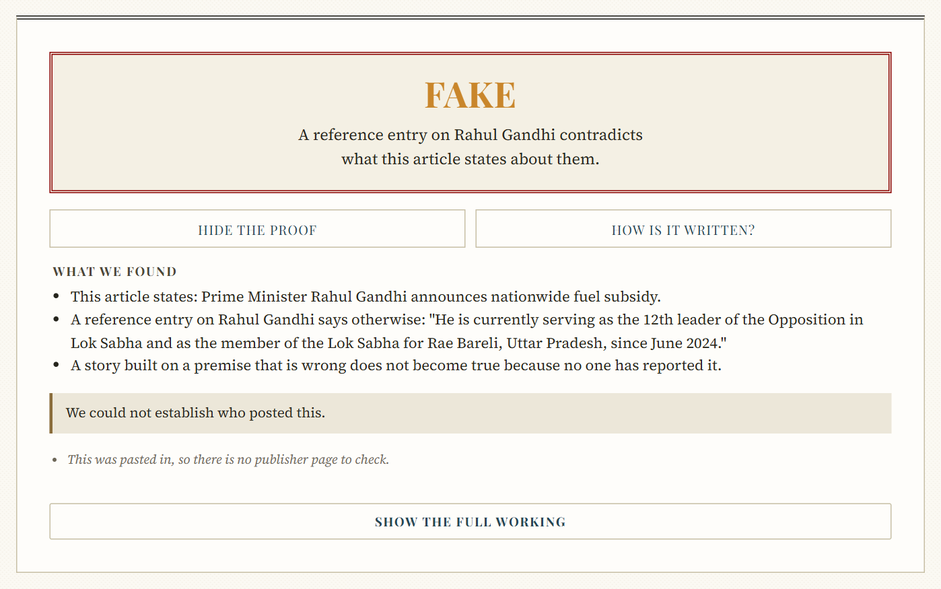
#> input picture docs/builders/report/shots/check_fake.png, 941 x 589 px, shrunk from 1398 x 875 before the run
$ python paper_figures.py
#> lines starting #> are read from the running program, lines starting #| are printed output that depends on the picture
"""Figures for the NICOM paper, drawn in a plain print style: white boxes, thin black lines,
grey fills, Times New Roman. Every number plotted comes from docs/measurements.md or
backend/data/taskRouting.json."""
import json
import os

import matplotlib
matplotlib.use('Agg')
import matplotlib.pyplot as plt
from matplotlib.patches import FancyBboxPatch, Rectangle
from PIL import Image, ImageChops, ImageOps

HERE = os.path.dirname(os.path.abspath(__file__))
OUT = os.path.join(HERE, 'figs')
os.makedirs(OUT, exist_ok=True)
SHOTS = os.path.join(HERE, '..', 'report', 'shots')
ROUTING = os.path.join(HERE, '..', '..', '..', 'backend', 'data', 'taskRouting.json')

plt.rcParams.update({
    'font.family': 'Times New Roman',
    'mathtext.fontset': 'stix',
    'font.size': 10,
    'axes.linewidth': 0.8,
    'axes.edgecolor': '#222222',
    'xtick.color': '#222222',
    'ytick.color': '#222222',
    'savefig.dpi': 300,
})
INK = '#1a1a1a'
PANEL = 'white'


def save(fig, name):
    path = os.path.join(OUT, name)
    fig.savefig(path, bbox_inches='tight', pad_inches=0.04, facecolor='white')
    plt.close(fig)
    im = Image.open(path).convert('RGB')
    bg = Image.new('RGB', im.size, 'white')
    box = ImageChops.difference(im, bg).getbbox()
    if box:
        pad = 12
        im = im.crop((max(0, box[0] - pad), max(0, box[1] - pad), min(im.width, box[2] + pad), min(im.height, box[3] + pad)))
    im.save(path)
    print('saved', name, im.size)


def box(ax, x, y, w, h, text, size=9.5, fill='white', bold=False, lw=0.9, italic=False, rounded=True):
    style = 'round,pad=0,rounding_size=1.2' if rounded else 'square,pad=0'
    ax.add_patch(FancyBboxPatch((x, y), w, h, boxstyle=style, linewidth=lw, edgecolor=INK, facecolor=fill))
    ax.text(x + w / 2, y + h / 2, text, ha='center', va='center', fontsize=size, color=INK,
            fontweight='bold' if bold else 'normal', style='italic' if italic else 'normal', linespacing=1.25)


def arrow(ax, x1, y1, x2, y2):
    ax.annotate('', xy=(x2, y2), xytext=(x1, y1),
                arrowprops=dict(arrowstyle='-|>', color=INK, lw=0.9, mutation_scale=9, shrinkA=0, shrinkB=0))


def line(ax, xs, ys):
    ax.plot(xs, ys, color=INK, lw=0.9, solid_capstyle='butt')


def canvas(w_in, h_in, xmax, ymax):
    fig, ax = plt.subplots(figsize=(w_in, h_in))
    ax.set_xlim(0, xmax)
    ax.set_ylim(0, ymax)
    ax.axis('off')
    return fig, ax


# ----------------------------------------------------------------------------- Figure 1
def framework():
    fig, ax = canvas(6.5, 4.6, 100, 71)
    # the two families of evidence
    for x0, title, items in ((2, 'Controlled by the author',
                              ['Headline wording', 'Tone and slant', 'Persuasion techniques',
                               'How sources are attributed']),
                             (53, 'Outside the author\u2019s control',
                              ['Independent outlets reporting it', 'Reference entries on named people',
                               'Publisher identity from the address'])):
        ax.add_patch(Rectangle((x0, 37), 45, 32, linewidth=0.9, edgecolor=INK, facecolor=PANEL))
        ax.text(x0 + 22.5, 65.6, title, ha='center', va='center', fontsize=10.5, fontweight='bold', color=INK)
        n = len(items)
        top, bottom = 62.0, 38.2
        gap = (top - bottom - n * 4.6) / (n + 1)
        for i, it in enumerate(items):
            y = top - (i + 1) * gap - (i + 1) * 4.6
            box(ax, x0 + 2, y, 41, 4.6, it, size=9.3)
    # what each family may do
    box(ax, 4, 22, 41, 9, 'Counts only against the story\n$W^{\\dagger} = \\max(0,\\, W)$', size=9.5)
    box(ax, 55, 22, 41, 9, 'Counts for or against the story\n$W$ admitted in both directions', size=9.5)
    arrow(ax, 24.5, 37, 24.5, 31)
    arrow(ax, 75.5, 37, 75.5, 31)
    # combination
    box(ax, 17, 9.5, 66, 7.5, 'Weight of evidence:  logit $P$ = logit $\\pi$ + $\\Sigma\\,W$,  then calibrated', size=9.5,
        fill=PANEL)
    line(ax, [24.5, 24.5], [22, 19.5]); line(ax, [75.5, 75.5], [22, 19.5]); line(ax, [24.5, 75.5], [19.5, 19.5])
    arrow(ax, 50, 19.5, 50, 17)
    box(ax, 17, 0.5, 66, 6.5, 'Probability of fabrication, verdict and the grounds behind it', size=9.5)
    arrow(ax, 50, 9.5, 50, 7)
    save(fig, 'fig1_framework.png')
#> in save, `fig.savefig(path, bbox_inches='tight', pad_inches=0.04, facecolor='whi..`:
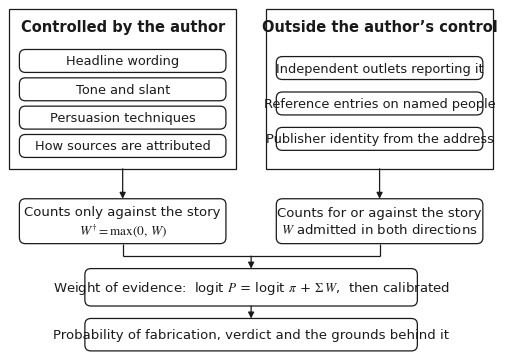
#> figure drawn by matplotlib, 1 panel
#> in save, `im = Image.open(path).convert('RGB')`:
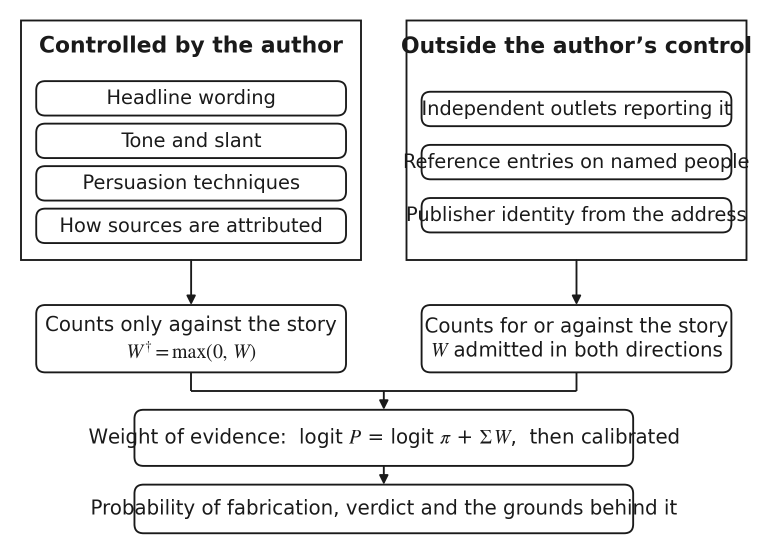
#> im: PIL image 1535x1086 RGB (shown at 1/2 size); min 26, max 255, mean 232.5
#> in save, `bg = Image.new('RGB', im.size, 'white')`: bg: PIL image 1535x1086 RGB; every value is 255
#> in save, `box = ImageChops.difference(im, bg).getbbox()`: box = (40, 39, 1501, 1069)
#| saved fig1_framework.png (1485, 1054)


# ----------------------------------------------------------------------------- Figure 2
def pipeline():
    fig, ax = canvas(6.5, 7.6, 100, 117)
    inputs = [('Article link', 'publisher page'), ('Pasted text', 'used as given'),
              ('Screenshot', 'read by OCR'), ('Video link', 'caption track')]
    w, gap = 22, (100 - 4 * 22) / 5
    xs = [gap + i * (w + gap) for i in range(4)]
    for x, (a, b) in zip(xs, inputs):
        box(ax, x, 104, w, 9.5, f'{a}\n$\\it{{{b.replace(" ", "~")}}}$', size=9.5)
        arrow(ax, x + w / 2, 104, x + w / 2, 99.5)
    line(ax, [xs[0] + w / 2, xs[-1] + w / 2], [99.5, 99.5])
    arrow(ax, 50, 99.5, 50, 96)
    box(ax, 15, 89, 70, 7, 'Common form: text, headline and where the item came from', size=9.5, fill=PANEL)
    arrow(ax, 50, 89, 50, 84)
    box(ax, 22, 74, 56, 10, 'Admissibility check\nDoes it assert something checkable?', size=9.5)
    # refusal branch
    box(ax, 83, 74, 16, 10, 'Declined,\nwith what\nis missing', size=9)
    arrow(ax, 78, 79, 83, 79)
    ax.text(80.5, 79.8, 'no', ha='center', va='bottom', fontsize=8.5, style='italic', color=INK)
    ax.text(51.5, 70.6, 'yes', ha='left', va='center', fontsize=8.5, style='italic', color=INK)
    line(ax, [50, 50], [74, 67.5])
    checks = ['Corroboration\nclaims searched,\neach independent\noutlet counted once',
              'Premise check\nnamed people and\nbodies looked up in\nan encyclopedia',
              'Publisher identity\nweb address, ratings\nand domain age',
              'Writing checks\nclickbait, slant,\npersuasion and\ntransparency']
    cx = [gap + i * (w + gap) for i in range(4)]
    line(ax, [cx[0] + w / 2, cx[-1] + w / 2], [67.5, 67.5])
    for x, t in zip(cx, checks):
        arrow(ax, x + w / 2, 67.5, x + w / 2, 64)
        box(ax, x, 48, w, 16, t, size=9)
        line(ax, [x + w / 2, x + w / 2], [48, 44])
    line(ax, [cx[0] + w / 2, cx[-1] + w / 2], [44, 44])
    arrow(ax, 50, 44, 50, 40.5)
    box(ax, 15, 32.5, 70, 8, 'Weight of evidence: one-sided rule, correlation damping\nand calibration', size=9.5,
        fill=PANEL)
    arrow(ax, 50, 32.5, 50, 28)
    box(ax, 15, 21, 70, 7, 'Ordered verdict rules, each stating why it fired', size=9.5)
    arrow(ax, 50, 21, 50, 16.5)
    box(ax, 15, 8, 70, 8.5, 'Report to the reader: verdict, probability,\ngrounds and the quoted text behind them', size=9.5)
    save(fig, 'fig2_pipeline.png')
#> call 2 of save, with name = 'fig2_pipeline.png'
#> in save (call 2), `fig.savefig(path, bbox_inches='tight', pad_inches=0.04, facecolor='whi..`:
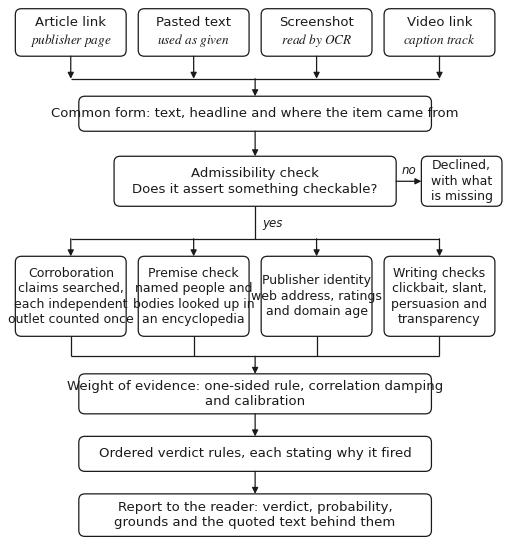
#> figure drawn by matplotlib, 1 panel
#> in save (call 2), `im = Image.open(path).convert('RGB')`:
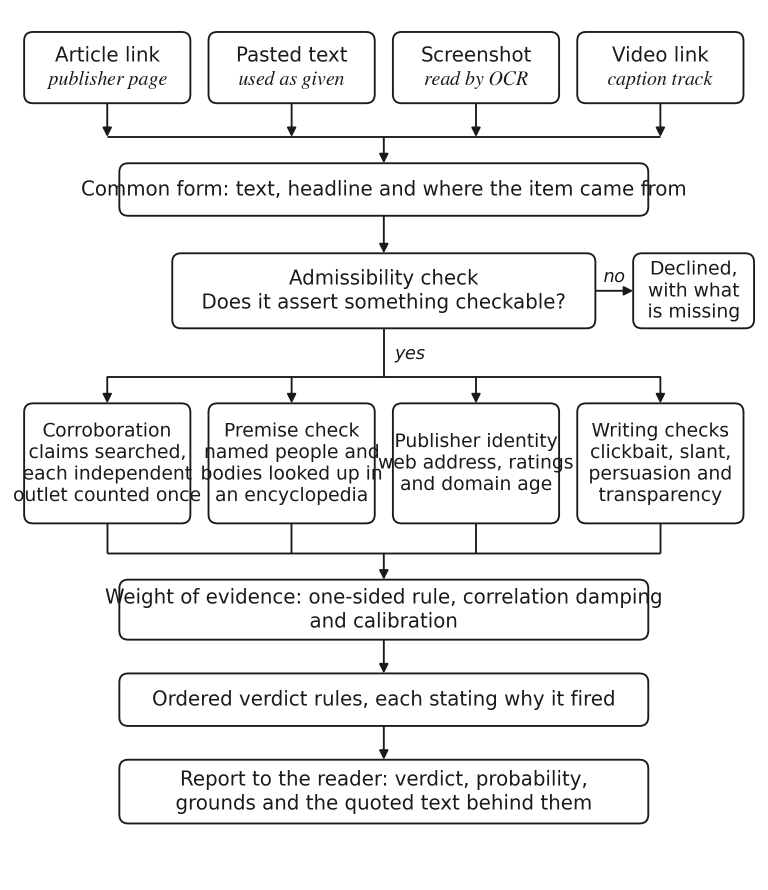
#> im: PIL image 1535x1779 RGB (shown at 1/2 size); min 26, max 255, mean 238.4
#> in save (call 2), `bg = Image.new('RGB', im.size, 'white')`: bg: PIL image 1535x1779 RGB; every value is 255
#> in save (call 2), `box = ImageChops.difference(im, bg).getbbox()`: box = (28, 62, 1511, 1649)
#| saved fig2_pipeline.png (1507, 1611)


# ----------------------------------------------------------------------------- Figure 3
def heldout():
    legacy = {'Accuracy': 0.958, 'ROC-AUC': 0.978, 'Precision\n(accusing)': 0.968,
              'ECE': 0.237, 'ECE\n(accusing)': 0.267, 'Brier\nscore': 0.101}
    ours = {'Accuracy': 0.950, 'ROC-AUC': 0.951, 'Precision\n(accusing)': 0.967,
            'ECE': 0.246, 'ECE\n(accusing)': 0.152, 'Brier\nscore': 0.117}
    fig, (a1, a2) = plt.subplots(1, 2, figsize=(6.5, 2.9), gridspec_kw={'wspace': 0.32})
    for ax, keys, lim, title in ((a1, ['Accuracy', 'ROC-AUC', 'Precision\n(accusing)'], (0.80, 1.0),
                                  '(a) Higher is better'),
                                 (a2, ['ECE', 'ECE\n(accusing)', 'Brier\nscore'], (0.0, 0.30), '(b) Lower is better')):
        idx = range(len(keys))
        bw = 0.36
        b1 = ax.bar([i - 0.2 for i in idx], [legacy[k] for k in keys], bw, color='white', edgecolor=INK,
                    lw=0.7, label='Hand-weighted baseline')
        b2 = ax.bar([i + 0.2 for i in idx], [ours[k] for k in keys], bw, color='#4a4a4a', edgecolor=INK,
                    lw=0.7, label='Proposed (as deployed)')
        for bars in (b1, b2):
            for b in bars:
                ax.text(b.get_x() + b.get_width() / 2, b.get_height() + (lim[1] - lim[0]) * 0.012,
                        f'{b.get_height():.3f}', ha='center', va='bottom', fontsize=7.2, color=INK)
        ax.set_xticks(list(idx))
        ax.set_xticklabels(keys, fontsize=9)
        ax.set_ylim(*lim)
        ax.set_title(title, fontsize=10, pad=6)
        ax.spines['top'].set_visible(False)
        ax.spines['right'].set_visible(False)
        ax.tick_params(axis='y', labelsize=8.5)
        ax.set_axisbelow(True)
    h, l = a1.get_legend_handles_labels()
    fig.legend(h, l, loc='lower center', ncol=2, frameon=False, fontsize=9, bbox_to_anchor=(0.5, -0.17))
    save(fig, 'fig3_heldout.png')
#> call 3 of save, with name = 'fig3_heldout.png'
#> in save (call 3), `fig.savefig(path, bbox_inches='tight', pad_inches=0.04, facecolor='whi..`:
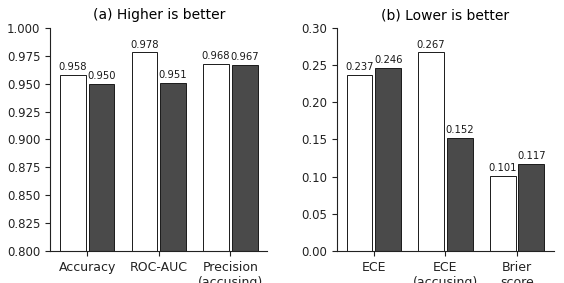
#> figure drawn by matplotlib, 2 panels; panel 1: tallest bar 0.978 high, from x = 0.62 to 0.98; panel 1: tallest bar 0.967 high, from x = 2.02 to 2.38; panel 2: tallest bar 0.267 high, from x = 0.62 to 0.98; panel 2: tallest bar 0.246 high, from x = 0.02 to 0.38
#> in save (call 3), `im = Image.open(path).convert('RGB')`:
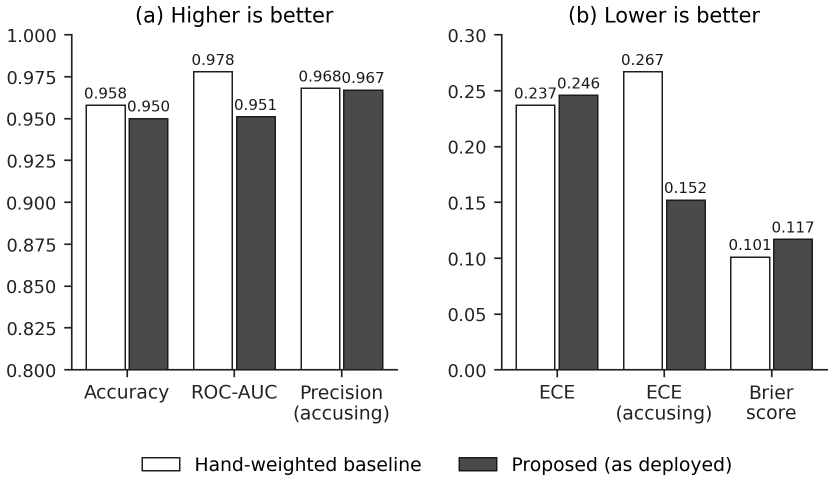
#> im: PIL image 1666x976 RGB (shown at 1/2 size); min 0, max 255, mean 220
#> in save (call 3), `bg = Image.new('RGB', im.size, 'white')`: bg: PIL image 1666x976 RGB; every value is 255
#> in save (call 3), `box = ImageChops.difference(im, bg).getbbox()`: box = (14, 12, 1657, 950)
#| saved fig3_heldout.png (1664, 962)


# ----------------------------------------------------------------------------- Figure 4
def screenshot():
    im = Image.open(os.path.join(SHOTS, 'check_fake.png')).convert('RGB')
#> im is the input picture: PIL image 941x589 RGB; mean R, G, B 243.4, 240.4, 234.3
    im = ImageOps.expand(im, border=2, fill='#8a8a8a')
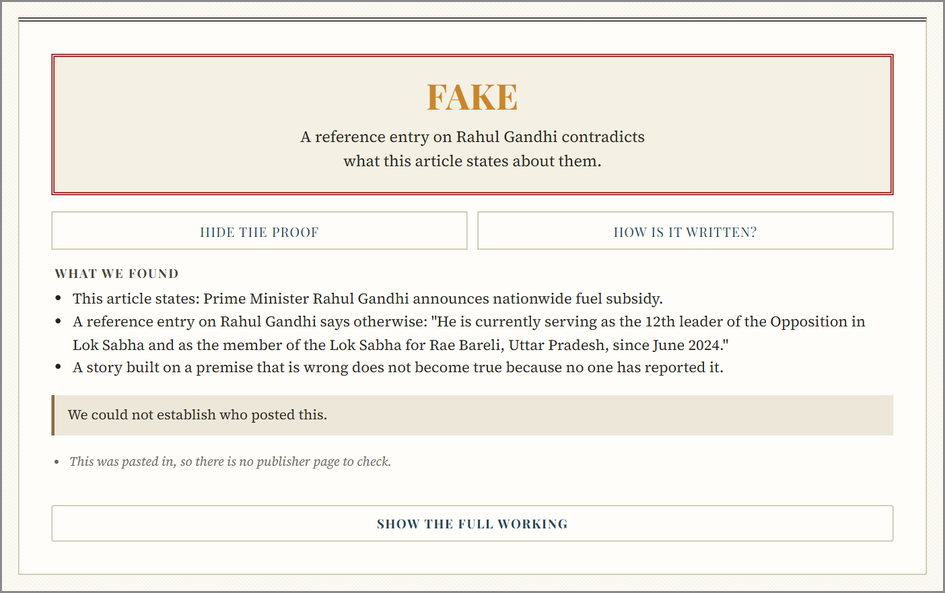
#> im: PIL image 945x593 RGB; mean R, G, B 242.3, 239.3, 233.2
    im.save(os.path.join(OUT, 'fig4_report.png'))
    print('saved fig4_report.png', im.size)
#| saved fig4_report.png (945, 593)


# ----------------------------------------------------------------------------- Figure 5
def latency():
#> (the run stopped early here; a loop or call above may not have finished)
